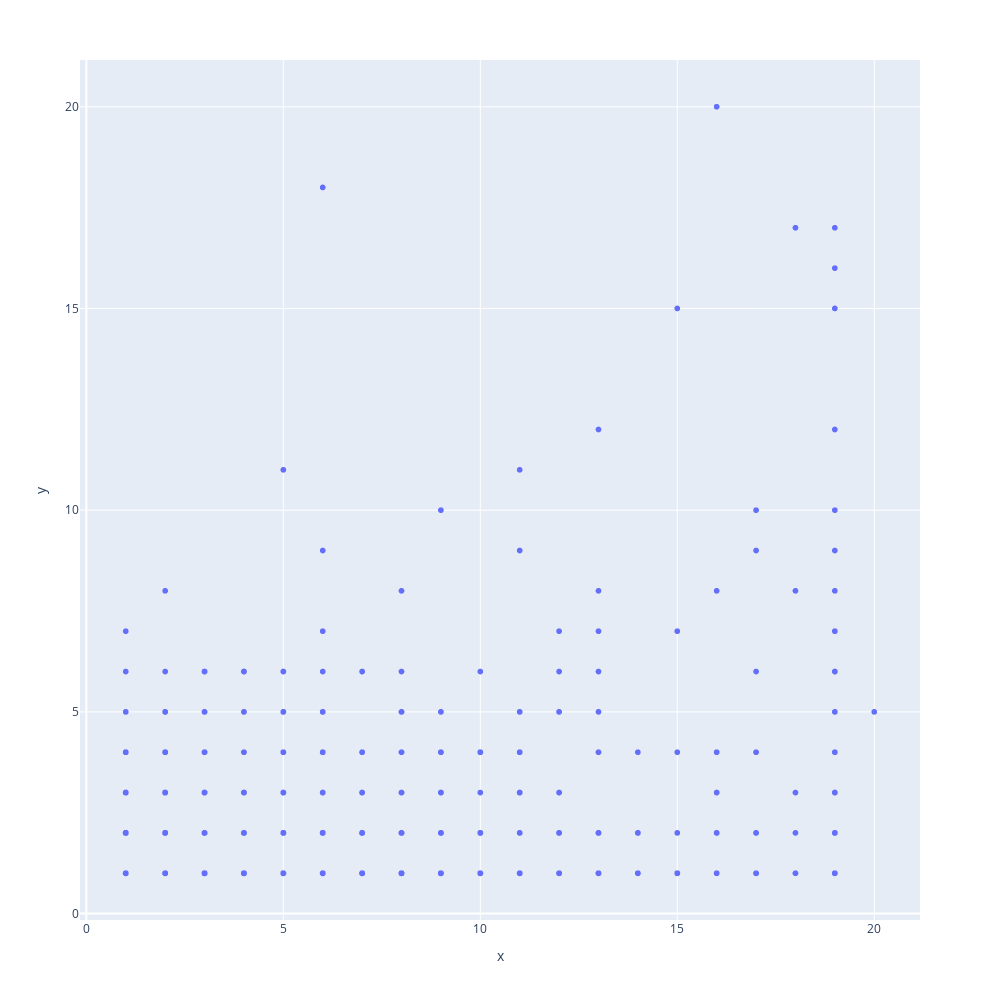

The cell this chart's notebook holds for it:
### Code cell
# Grafico de dispersión
fig = px.scatter(x=df2['CANT_FACT_VEN'], y=df2['TOTAL_PQR_RECLAMACION'])

fig.update_layout(
    width=1000,  # Ancho de la figura en píxeles
    height=1000  # Alto de la figura en píxeles
)


fig.show()

### Figure 1 — Plotly figure (JSON) as saved in the notebook; plotly's stock layout.template omitted (floating-point values rounded to 4 significant figures; data arrays with more than 128 entries replaced by an {"elided": "..."} marker saying what was removed)
{"data": [{"hovertemplate": "x=%{x}<br>y=%{y}<extra></extra>", "legendgroup": "", "marker": {"color": "#636efa", "symbol": "circle"}, "mode": "markers", "name": "", "showlegend": false, "type": "scattergl", "x": {"elided": "1939 int values"}, "xaxis": "x", "y": {"elided": "1939 int values"}, "yaxis": "y"}], "layout": {"height": 1000, "legend": {"tracegroupgap": 0}, "margin": {"t": 60}, "width": 1000, "xaxis": {"anchor": "y", "autorange": true, "domain": [0, 1], "range": [-0.1613, 21.16], "title": {"text": "x"}, "type": "linear"}, "yaxis": {"anchor": "x", "autorange": true, "domain": [0, 1], "range": [-0.1588, 21.16], "title": {"text": "y"}, "type": "linear"}}}
